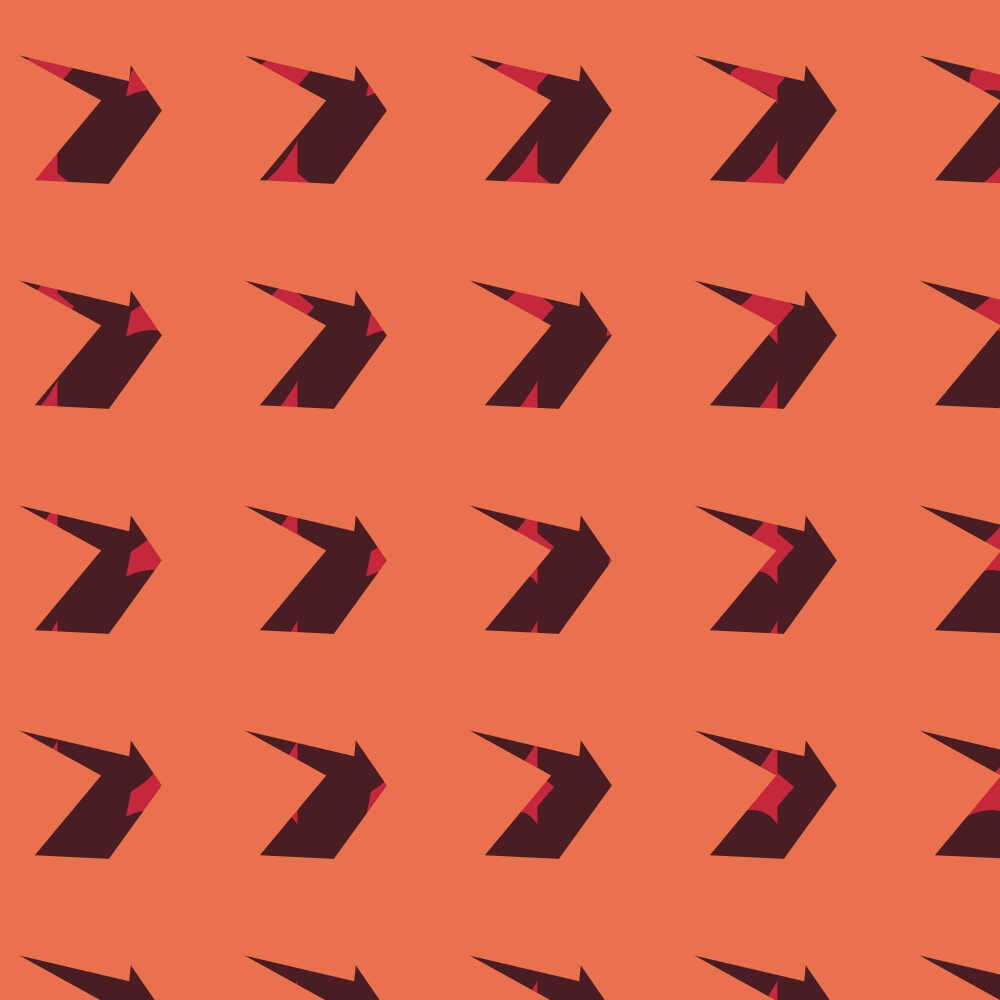
Frame 1 (no input)
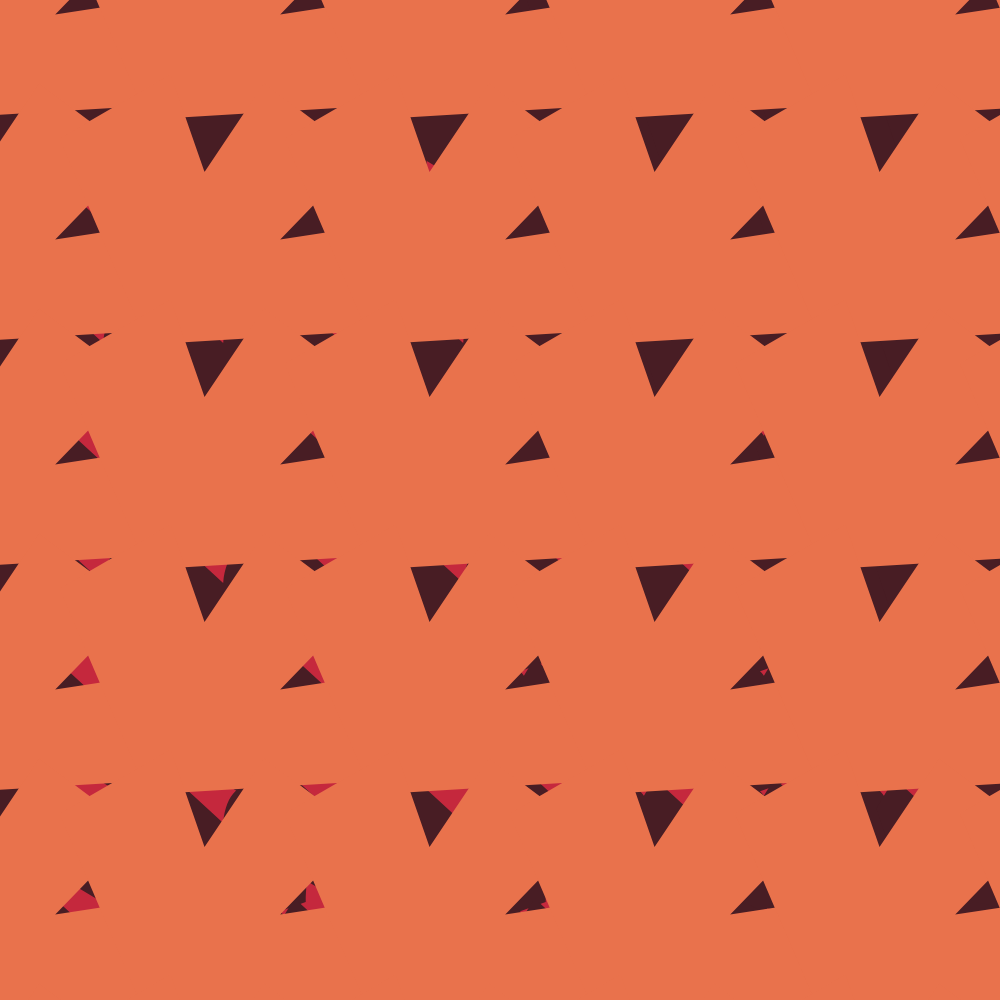
Frame 60 (no input)
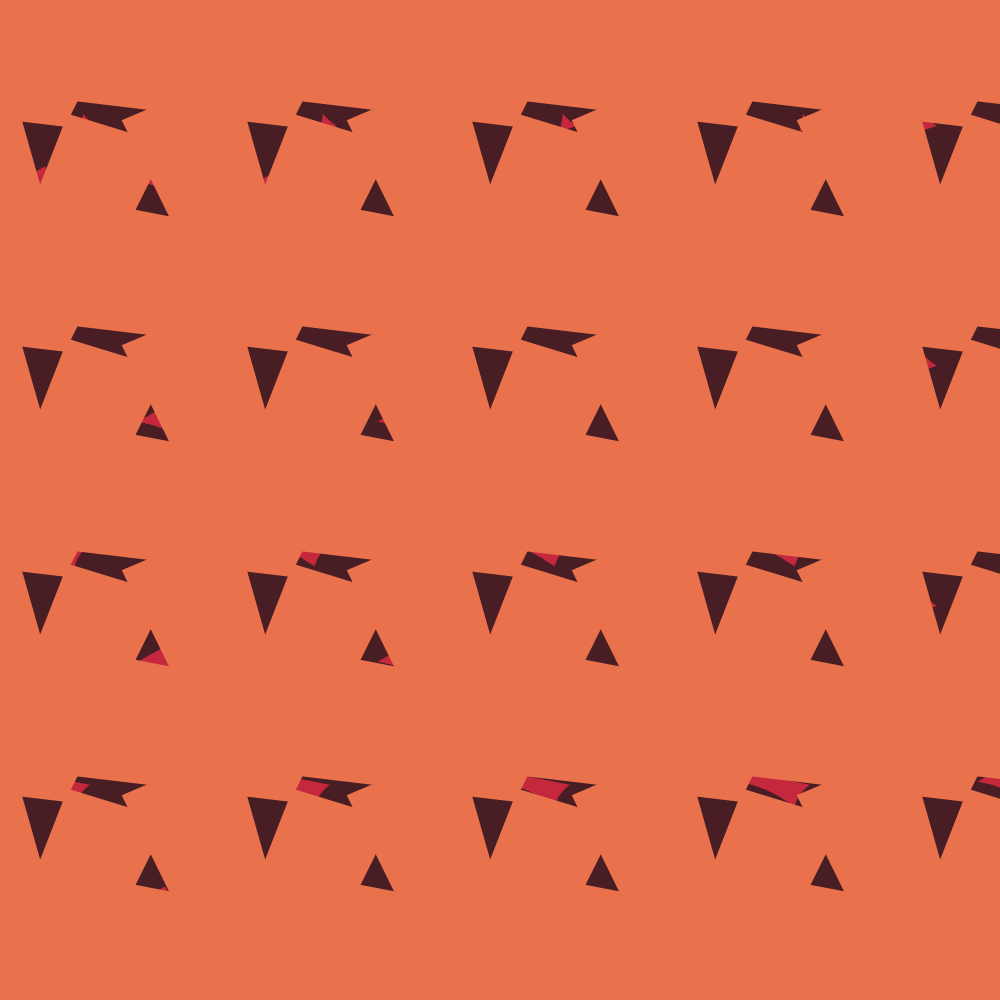
Frame 120 (the mouse pressed at the canvas centre since frame 60)

The p5.js sketch that drew these frames (run headless with seeded random() and noise() and a simulated clock; from frame 60 on, the mouse is pressed at the canvas centre):

// p5.js sketch
// ── sketch.js
let x = 500;
let y = 500;
let rad = 0;
let rad1 = 0;

function setup() {
  createCanvas(1000, 1000);
}

function draw() {
  background('#C5283D');
  noStroke();

  

  for (let x = 0; x <= 1200; x += 120) {
    for (let y = 0; y <= 1200; y += 120) {

      push();
      translate(x, y);
      scale(0.5);
      rotate(rad);
      fill('#481D24');
      beginShape();
      vertex(12,-46.5);
      bezierVertex(110,-94.5,137.16,-3.24,122,27.5);
      bezierVertex(68.5,136,6,149.5,-38.5,176.5);
      vertex(-125,106.5);
      vertex(-125,-67.5);
      vertex(-32.5,-176);
      vertex(38.5,-176);
      vertex(12,-46.5);
      endShape();

      pop();
    }
  }
  rad1 += PI/180;

  for (let x = 0; x <= 1200; x += 225) {
    for (let y = 0; y <= 1200; y += 225) {

      push();
      translate(x, y);
      scale(0.8);
      rotate(rad);
      fill('#E9724C');
      beginShape();
      vertex(161.5,101.5);
      vertex(177,-49.5);
      vertex(43.5,-56);
      vertex(126.5,-155.5);
      vertex(-14,-233);
      vertex(-178,-6);
      vertex(-14,232.5);
      vertex(80.5,141.5);
      vertex(20,68.5);
      endShape();

      pop();
    }
  }
  rad -= PI/180;


  
  
  
}
